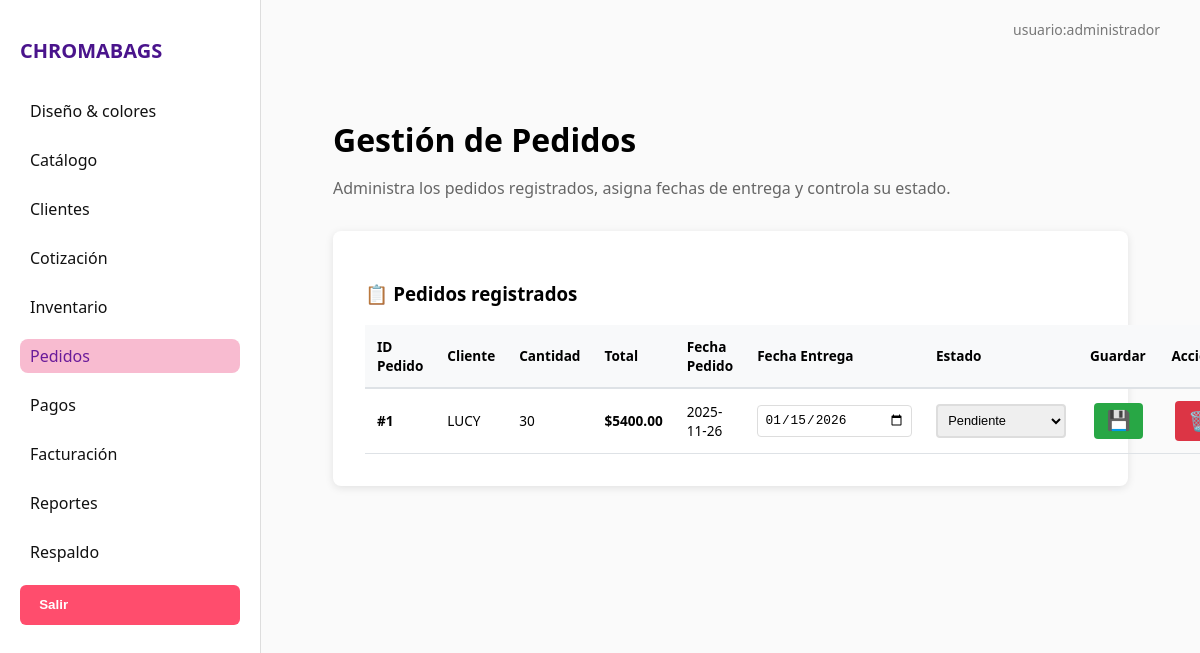
Page /pedidos on the earlier database version.
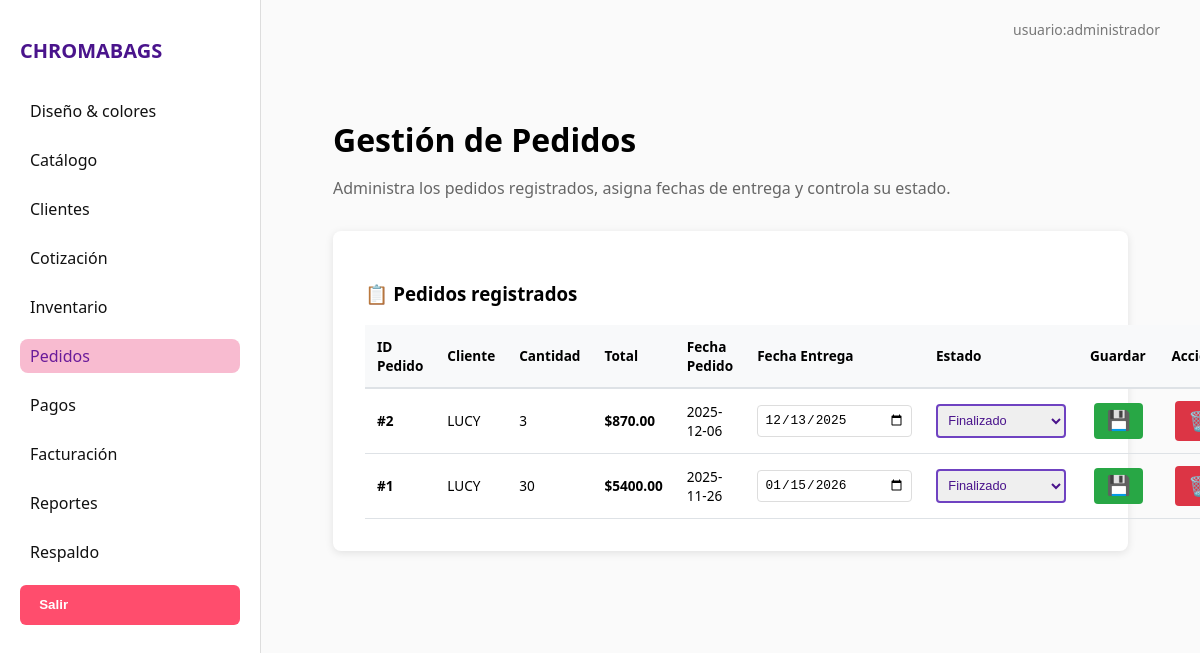
Same page on the later database version.
### tables this page shows
CREATE TABLE detalle_pedido (
    id_detalle INTEGER PRIMARY KEY AUTOINCREMENT,
    id_pedido INTEGER,
    id_producto INTEGER,
    cantidad INTEGER NOT NULL CHECK (cantidad > 0),
    precio_unitario REAL,
    subtotal REAL,
    FOREIGN KEY (id_pedido) REFERENCES pedidos(id_pedido) ON DELETE CASCADE,
    FOREIGN KEY (id_producto) REFERENCES productos_terminados(id_producto)
);

CREATE TABLE pedidos (
    id_pedido INTEGER PRIMARY KEY AUTOINCREMENT,
    id_cliente INTEGER,
    fecha_pedido TEXT DEFAULT (datetime('now')),
    fecha_entrega TEXT,
    estado TEXT DEFAULT 'pendiente',
    total REAL,
    FOREIGN KEY (id_cliente) REFERENCES clientes(id_cliente)
);

### app.py (the view)
@app.route('/pedidos')
def pedidos():
    conn = get_connection()
    clientes_data = []
    productos_data = []
    if conn:
        cur = conn.cursor()
        cur.execute("SELECT id_cliente, nombre_cliente FROM clientes ORDER BY nombre_cliente")
        clientes_data = cur.fetchall()
        cur.execute("""
            SELECT
                c.id_combinacion,
                c.nombre_guardado,
                mb.nombre_modelo,
                mb.tipo
            FROM combinaciones c
            JOIN modelos_bolsas mb ON c.id_modelo = mb.id_modelo
            ORDER BY c.nombre_guardado
        """)
        productos_data = cur.fetchall()
        cur.close()
        conn.close()
    pedidos_data = OrdersManager.obtener_pedidos()
    return render_template('pedidos.html',
                         clientes=clientes_data,
                         productos=productos_data,
                         pedidos=pedidos_data)

### db_connection.py (called while the page is built)
def get_connection():
    try:
        db_path = os.path.join('database', 'ChromaBags.db')
        conn = sqlite3.connect(db_path)
        conn.row_factory = sqlite3.Row  # Para acceder a las columnas por nombre
        return conn
    except sqlite3.Error as e:
        print(f"Error al conectar con la base de datos: {e}")
        return None

### templates/pedidos.html (shortened to what this page needs)
{% extends "base.html" %}
{% block content %}
<div class="modulo-container">
    <h2 class="titulo-modulo">Gestión de Pedidos</h2>
    <p class="descripcion-modulo">
        Administra los pedidos registrados, asigna fechas de entrega y controla su estado.
    </p>
    <div class="tabla-card">
        <h3>📋 Pedidos registrados</h3>
        <table class="tabla">
            <thead>
                <tr>
                    <th>ID Pedido</th>
                    <th>Cliente</th>
                    <th>Cantidad</th>
                    <th>Total</th>
                    <th>Fecha Pedido</th>
                    <th>Fecha Entrega</th>
                    <th>Estado</th>
                    <th>Guardar</th>
                    <th>Acciones</th>
                </tr>
            </thead>
            <tbody>
                {% for p in pedidos %}
                <tr>
                    <form method="POST" action="/actualizar_pedido/{{ p['id_pedido'] }}" class="form-inline-pedido">
                        <td><strong>#{{ p['id_pedido'] }}</strong></td>
                        <td>{{ p['nombre_cliente'] }}</td>
                        <td>{{ p['cantidad'] }}</td>
                        <td><strong>${{ "%.2f"|format(p['total']) }}</strong></td>
                        <td>{{ p['fecha_pedido'][:10] if p['fecha_pedido'] else 'N/A' }}</td>
                        <td>
                            <input type="date"
                                   name="fecha_entrega"
                                   value="{{ p['fecha_entrega'] }}"
                                   class="input-fecha"
                                   required>
                        </td>
                        <td>
                            <select name="estado" class="select-estado {{ p['estado'] }}">
                                <option value="pendiente" {% if p['estado']=='pendiente' %}selected{% endif %}>Pendiente</option>
                                <option value="finalizado" {% if p['estado']=='finalizado' %}selected{% endif %}>Finalizado</option>
                            </select>
                        </td>
                        <td>
                            <button type="submit" class="btn-accion guardar" title="Guardar cambios">💾</button>
                        </td>
                    </form>
                    <td>
                        <a href="/eliminar_pedido/{{ p['id_pedido'] }}"
                           class="btn-accion eliminar"
                           onclick="return confirm('¿Eliminar este pedido?')"
                           title="Eliminar">🗑️</a>
                    </td>
                </tr>
                {% else %}
                <tr>
                    <td colspan="10" class="sin-datos">No hay pedidos registrados</td>
                </tr>
                {% endfor %}
            </tbody>
        </table>
    </div>
</div>
{% endblock %}

### templates/base.html (shortened to what this page needs)
<!DOCTYPE html>
<html lang="es">
<head>
    <link rel="stylesheet" href="{{ url_for('static', filename='css/style.css') }}">
</head>
<body>
    <div class="layout">
        <aside class="sidebar">
            <h2 class="logo">CHROMABAGS</h2>
            <nav>
                <ul>
                    <li><a href="{{ url_for('diseno_color') }}" class="{% if request.path == '/diseno_color' %}activo{% endif %}">Diseño & colores</a></li>
                    <li><a href="{{ url_for('catalogo') }}" class="{% if request.path == '/catalogo' %}activo{% endif %}">Catálogo</a></li>
                    <li><a href="{{ url_for('clientes') }}" class="{% if request.path == '/clientes' %}activo{% endif %}">Clientes</a></li>
                    <li><a href="{{ url_for('cotizacion') }}" class="{% if request.path == '/cotizacion' %}activo{% endif %}">Cotización</a></li>
                    <li><a href="{{ url_for('inventario') }}" class="{% if request.path == '/inventario' %}activo{% endif %}">Inventario</a></li>
                    <li><a href="{{ url_for('pedidos') }}" class="{% if request.path == '/pedidos' %}activo{% endif %}">Pedidos</a></li>
                    <li><a href="{{ url_for('pagos') }}" class="{% if request.path == '/pagos' %}activo{% endif %}">Pagos</a></li>
                    <li><a href="{{ url_for('facturacion') }}" class="{% if request.path == '/facturacion' %}activo{% endif %}">Facturación</a></li>
                    <li><a href="{{ url_for('reportes') }}" class="{% if request.path == '/reportes' %}activo{% endif %}">Reportes</a></li>
                    <li><a href="{{ url_for('respaldo') }}" class="{% if request.path == '/respaldo' %}activo{% endif %}">Respaldo</a></li>
                </ul>
            </nav>
            <button onclick="cerrarApp()" class="btn-salir">Salir</button>
        </aside>
        <main class="contenido">
            <header class="encabezado">
                <span>usuario:administrador</span>
            </header>
            <section class="main-section">
                {% block content %}{% endblock %}
            </section>
        </main>
    </div>
</body>
</html>

### static/css/style.css (style rules this page uses)
body { margin: 0; font-family: 'Segoe UI', sans-serif; background-color: #fefefe; }
.layout { display: flex; height: 100vh; }
.sidebar { background-color: #fff; border-right: 1px solid #ddd; width: 220px; padding: 20px; }
.logo { color: #4a148c; font-size: 20px; margin-bottom: 30px; }
.sidebar ul { list-style: none; padding: 0; }
.sidebar ul li { margin: 15px 0; }
.sidebar ul li a { text-decoration: none; color: #111; font-weight: 500; padding: 6px 10px; display: block; border-radius: 8px; transition: all 0.3s; }
.sidebar ul li a:hover, .sidebar ul li a.activo { background-color: #f8bbd0; color: #6a1b9a; }
.contenido { flex: 1; padding: 20px 40px; background-color: #fafafa; overflow-y: auto; }
.encabezado { text-align: right; font-size: 14px; color: #777; margin-bottom: 20px; }
.btn-accion { background: none; border: none; cursor: pointer; padding: 6px 8px; border-radius: 4px; transition: background-color 0.2s; font-size: 14px; }

### templates/base.html (style rules this page uses)
.btn-salir { display: block; width: 100%; text-align: left; padding: 0.8rem 1.2rem; margin-top: 1rem; color: white; background: #ff4d6d; border-radius: 6px; cursor: pointer; font-weight: bold; border: none; }

### templates/pedidos.html (style rules this page uses)
.modulo-container { padding: 2rem; max-width: 1400px; margin: 0 auto; }
.titulo-modulo { font-size: 2rem; margin-bottom: 0.5rem; }
.descripcion-modulo { color: #666; margin-bottom: 2rem; }
.form-card, .tabla-card { background: white; padding: 2rem; border-radius: 8px; box-shadow: 0 2px 8px rgba(0,0,0,0.1); margin-bottom: 2rem; }
.tabla { width: 100%; border-collapse: collapse; }
.tabla th { background: #f8f9fa; padding: 0.75rem; text-align: left; font-weight: 600; border-bottom: 2px solid #dee2e6; }
.tabla td { padding: 0.75rem; border-bottom: 1px solid #dee2e6; }
.btn-accion { text-decoration: none; padding: 0.4rem 0.8rem; margin: 0 0.25rem; font-size: 1.2rem; border: none; background: none; cursor: pointer; border-radius: 4px; transition: all 0.3s; }
.btn-accion.guardar { background: #28a745; color: white; }
.btn-accion.eliminar { background: #dc3545; color: white; display: inline-block; }
.form-inline-pedido { display: contents; }
.input-fecha { padding: 0.4rem; border: 1px solid #ddd; border-radius: 4px; width: 140px; font-size: 0.9rem; }
.select-estado { padding: 0.4rem; border: 2px solid #ddd; border-radius: 4px; font-size: 0.9rem; font-weight: 500; cursor: pointer; width: 130px; }
.select-estado.finalizado { border-color: #6f42c1; color: #4a148c; }
@media (max-width: 1200px) { .tabla { font-size: 0.85rem; } }
@media (max-width: 1200px) { .input-fecha, .select-estado { font-size: 0.8rem; } }

Differences in the rows shown:
added detalle_pedido: id_pedido "2", nombre_cliente "LUCY", cantidad "3", fecha_pedido "2025-12-06", fecha_entrega "12/13/2025", estado "Finalizado"
added pedidos: total "870.00"
changed through a linked row, detalle_pedido (number 2 of 2 on the later page): estado "Pendiente" → "Finalizado"
